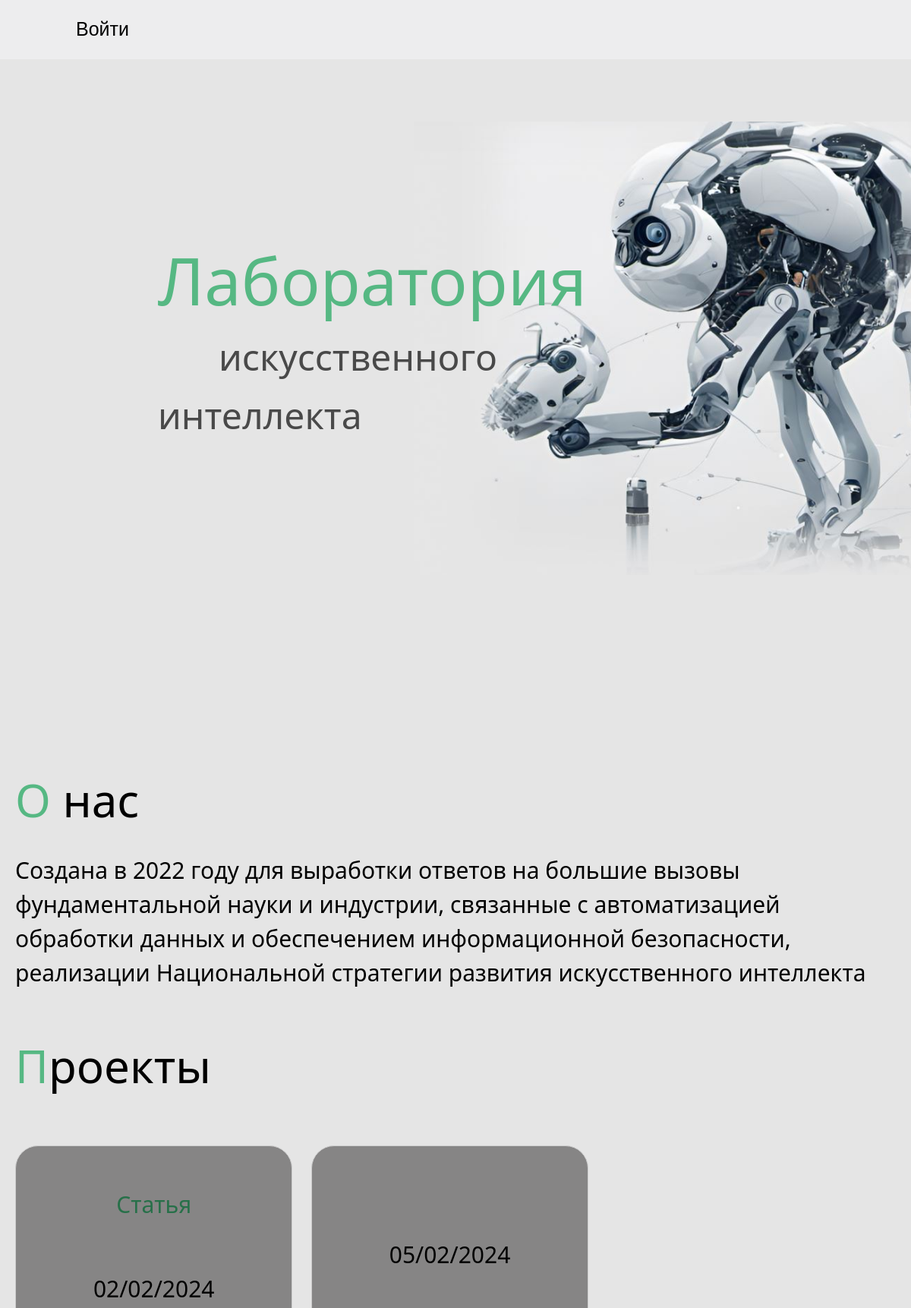
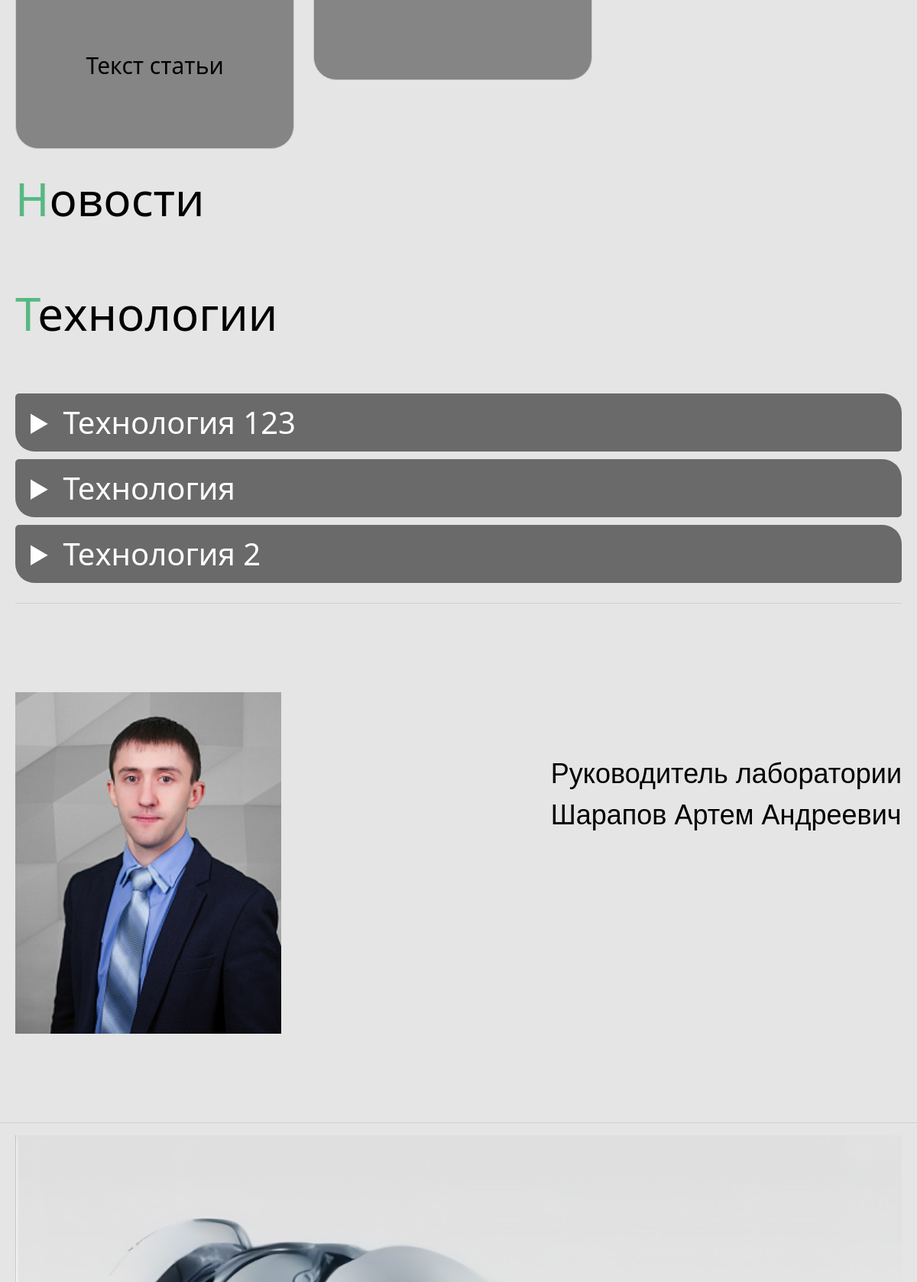
The page / (upper part) on the database its author committed (2 pictures, top to bottom).
### tables this page shows
CREATE TABLE posts (
    id INTEGER PRIMARY KEY AUTOINCREMENT,
    created TIMESTAMP NOT NULL DEFAULT CURRENT_TIMESTAMP,
    title TEXT NOT NULL,
    content TEXT NOT NULL,
    status TEXT DEFAULT draft,
    author TEXT NOT NULL
);

CREATE TABLE technologies (
    id INTEGER PRIMARY KEY AUTOINCREMENT,
    summary TEXT NOT NULL,
    content TEXT NOT NULL
);

### app.py (the view)
@app.route("/")
def index():
    path = url_for('static', filename='img/robot.jpg')
    path1 = url_for('static', filename='img/ruk.jpg')
    path2 = url_for('static', filename='img/robot2.jpg')
    path3 = url_for('static', filename='php/sender.php')
    is_admin = None
    if str(current_user.is_authenticated) != 'False':
        is_admin = int(current_user.get_admin())
    else:
        is_admin = None
    return render_template(
        'index.html',
        tecnol=dbase.getTechnJSON(),
        posts=dbase.getJSON(),
        path=path,
        path1=path1,
        path2=path2,
        path3=path3,
        auth_user=str(current_user.is_authenticated),
        is_admin=is_admin
    )

### DataBase.py (called while the page is built)
    def getJSON(self):
        sql = '''SELECT * FROM posts'''
        try:
            self.__cur.execute(sql)
            res = self.__cur.fetchall()
            if res:
                blocks_list = [dict(ix) for ix in res]
                return blocks_list
        except:
            return False
        return []

    def getTechnJSON(self):
        sql = '''SELECT * FROM technologies'''
        try:
            self.__cur.execute(sql)
            res = self.__cur.fetchall()
            if res:
                blocks_list = [dict(ix) for ix in res]
                return blocks_list
        except:
            return False
        return []

### app.py (called while the page is built)
@app.before_request
def before_request():
    global dbase
    db = get_db()
    dbase = DataBase(db)

def connect_db():
    conn = sqlite3.connect(app.config['DATABASE'])
    conn.row_factory = sqlite3.Row
    return conn

def get_db():
    if not hasattr(g, 'link_db'):
        g.link_db = connect_db()
    return g.link_db

### templates/index.html (shortened to what this page needs)
{% extends 'base.html' %}
{% block content %}
    <link type="text/css" href="{{ url_for('static', filename='css/style1.css') }}" rel="stylesheet"/>
    <div class="wrapper">
        <div class="home__cover content" id="masedam">
            <img class="home__cover--image" src="{{ path }}" align="left">
            <div class="bottom-left"><span>Лаборатория</span><br>
                <div class="bottom-l">искусственного</div>
                <br>интеллекта
            </div>
        </div>
        <div class="content mt-5">
            <div class="about" id="dev">
                О нас
            </div>
            <div class="txt">
                Создана в 2022 году для выработки ответов на большие вызовы фундаментальной науки и индустрии,
                связанные
                с
                автоматизацией обработки данных и обеспечением информационной безопасности, реализации Национальной
                стратегии
                развития искусственного интеллекта
            </div>
            <div class="about" id="naszabuv">
                Проекты
            </div>
            <div class="proj">
                <div class="pram">
                    {% for post in posts %}
                        {% if post["status"] == 'public' %}
                            <div class="child"><p class="Z">{{ post['title'] }}
                                <p>{{ post['created'] }}
                                <p>{{ post['content'] }}
                                <p class="Z">{{ post['autor'] }}
                            </div>
                        {% endif %}
                    {% endfor %}
                </div>
            </div>
            <div class="about" id="news">
                Новости
            </div>
            <div class="about" id="kirasib">
                Технологии
            </div>
            {% for tecn in tecnol %}
                <div class="technolog">
                    <div class="perTech">
                        <div class="childTech">
                            <details>
                                <summary>{{ tecn['summary'] }}</summary>
                            </details>
                        </div>
                    </div>
                </div>
            {% endfor %}
            <hr>
            <div class="imcontent d-flex justify-content-between">
                <div class="Im">
                    <img src="{{ path1 }}"/>
                </div>
                <div class="tx">
                    Руководитель лаборатории<br>Шарапов Артем Андреевич</p>
                </div>
            </div>
        </div>
        <hr>
        <div class="content position-relative">
            <div class="Im2">
                <img src="{{ path2 }}">
            </div>
        </div>
    </div>
{% endblock %}

### templates/base.html (shortened to what this page needs)
<!DOCTYPE html>
<html>
<head>
    <link type="text/css" href="{{ url_for('static', filename='css/style.css') }}" rel="stylesheet"/>
    <link rel="stylesheet" href="https://stackpath.bootstrapcdn.com/bootstrap/4.3.1/css/bootstrap.min.css"
>
</head>
<body>
<div class="header">
    {% if auth_user == 'False' %}
        <a href="{{ url_for('login') }}">Войти</a>
    {% else %}
        <a href="{{ url_for('post_admin') }}">Профиль</a>
    {% endif %}
</div>
<div class="body__content">
{% block content -%}{% endblock -%}
</div>
</body>
</html>

### static/css/style.css (style rules this page uses)
html, body { font-family: Arial, Helvetica, sans-serif; margin: 0; padding: 0; width: 100%; color: #000; min-height: 100vh; background: rgba(229, 229, 229, 1); }
img { float: right; width: 60%; height: auto; }
.wrapper { overflow-x: hidden; max-width: 100vw; position: relative; }
.content { max-width: 1400px; margin: 0 auto; padding: 0 20px; }
.home__cover { width: calc(100vw - 50px); margin: 0 auto; height: 100vh; }
.home__cover--image { top: -7rem; position: absolute; right: -5rem; width: 70%; }
.bottom-left { position: absolute; top: 9rem; color: #494949; left: 13rem; font-size: 4vw; font-family: 'Segoe UI', Tahoma, Geneva, Verdana, sans-serif, sans-serif; }
.bottom-l { margin-right: -100px; margin-left: 80px; margin-bottom: -10%; left: 106px; }
.bottom-left span { color: #56B883; padding-right: 100px; font-size: 180%; }
img { object-position: right top; margin-right: -105px; float: right; width: 70%; }
p { padding-top: 50px; font-size: 20px; }
a { color: #482525; text-decoration: none; }
.Im2 { width: 100%; }
.Im2 > img { width: 100%; float: none; }
.about { font-size: 60px; margin-bottom: 10px; font-family: 'Segoe UI', Tahoma, Geneva, Verdana, sans-serif, sans-serif; font-weight: 20; padding-bottom: 50px; clear: both; }
hr { width: 100%; border-color: #482525; padding: 0px; }
.about::first-letter { color: #56B883; }
.proj { width: auto; }
.header { position: fixed; top: 0; z-index: 10000; display: flex; gap: 100px; padding: 20px 100px; width: 100%; left: 0; right: 0; background:#EDEDEE; }
.body__content { padding-top: 10rem; }
.header > a { font-size: 25px; color: #000000; }
.pram { width: auto; height: auto; overflow-y: scroll; white-space: nowrap; }
.txt { margin-top: -35px; margin-bottom: 35px; font-family: 'Segoe UI', Tahoma, Geneva, Verdana, sans-serif, sans-serif; font-weight: 20; font-size: 30px; padding-bottom: 20px; clear: both; }
.imcontent { padding: 100px 0; }
.Im { width: 30%; }
.Im > img { width: 100%; float: none; }
.tx { font-size: 3vw; margin-top: 80px; }
.child { display: inline-block; vertical-align: top; width: auto; height: auto; margin: 0 20px 20px 0; text-align: center; padding: 4px; border: 2px solid #867d7d; word-wrap: break-word; background: #868585; font-size: 20px; border: 1px solid #ccc; -webkit-box-sizing: border-box; -moz-box-sizing: border-box; box-sizing: border-box; white-space: normal; border-radius: 30px; font-family: 'Segoe UI', Tahoma, Geneva, Verdana, sans-serif, sans-serif; font-weight: 20; width: 31.5%; }
.Z { color: #277049; }
.childTech { border-radius: 25px; }
details { border-radius: 5px 25px; padding: 0.5em 0.5em 0; color: #ffffff; background-color: #6A6A6A; position: relative; font-size: 40px; font-family: 'Segoe UI', Tahoma, Geneva, Verdana, sans-serif, sans-serif; }
.technolog { margin-left: auto; margin-right: auto; width: 100%; top: 50%; left: 50%; padding-bottom: 10px; font-family: 'Segoe UI', Tahoma, Geneva, Verdana, sans-serif, sans-serif; }
summary { margin: -0.5em -0.5em 0; padding: 0.2em 0.5em; font-family: 'Segoe UI', Tahoma, Geneva, Verdana, sans-serif, sans-serif; }

### static/css/style1.css (style rules this page uses)
html, body { font-family: Arial, Helvetica, sans-serif; margin: 0; padding: 0; height: 100%; width: 100%; color: #000; background: rgba(229, 229, 229, 1); }
.bottom-l { margin-right: -100px; margin-left: 80px; margin-bottom: -10%; left: 106px; }
.bottom-left span { color: #56B883; padding-right: 100px; font-size: 180%; }
img { object-position: right top; margin-right: -105px; float: right; width: 70%; }
p { padding-top: 50px; font-size: 30px; }
a { color: #482525; text-decoration: none; }
.about { font-size: 60px; margin-bottom: 10px; font-family: 'Segoe UI', Tahoma, Geneva, Verdana, sans-serif, sans-serif; font-weight: 20; padding-bottom: 50px; clear: both; }
hr { width: initial; }
.about::first-letter { color: #56B883; }
.proj { width: auto; }
.txt { margin-top: -35px; margin-bottom: 35px; font-family: 'Segoe UI', Tahoma, Geneva, Verdana, sans-serif, sans-serif; font-weight: 20; font-size: 30px; padding-bottom: 20px; clear: both; }
.Z { color: #277049; }
.childTech { border-radius: 25px; }

### rows shown on the page
posts: title "Статья", created "02/02/2024", content "Текст статьи"
posts: created "05/02/2024"
technologies: summary "Технология 123"
technologies: summary "Технология"
technologies: summary "Технология 2"
